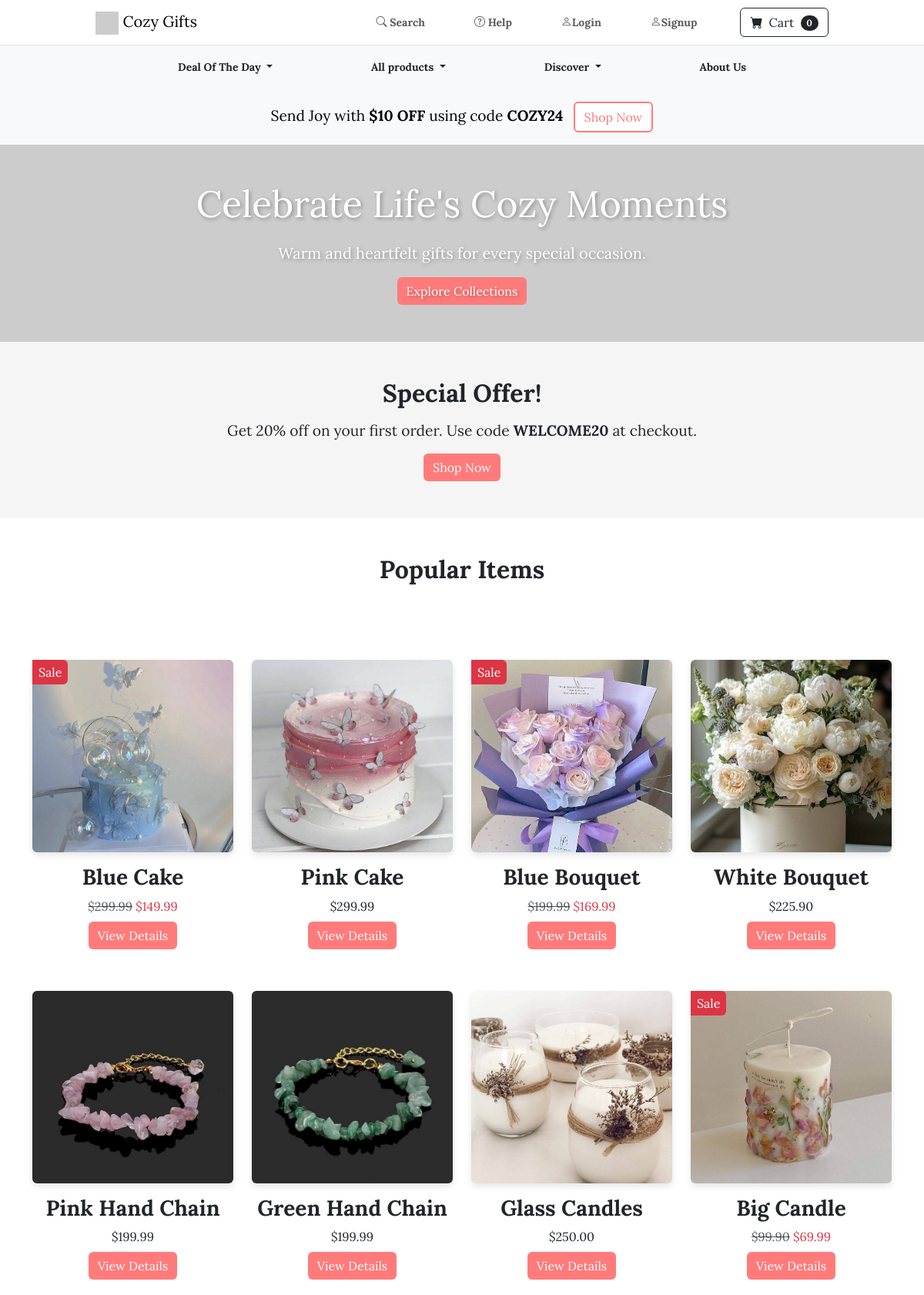
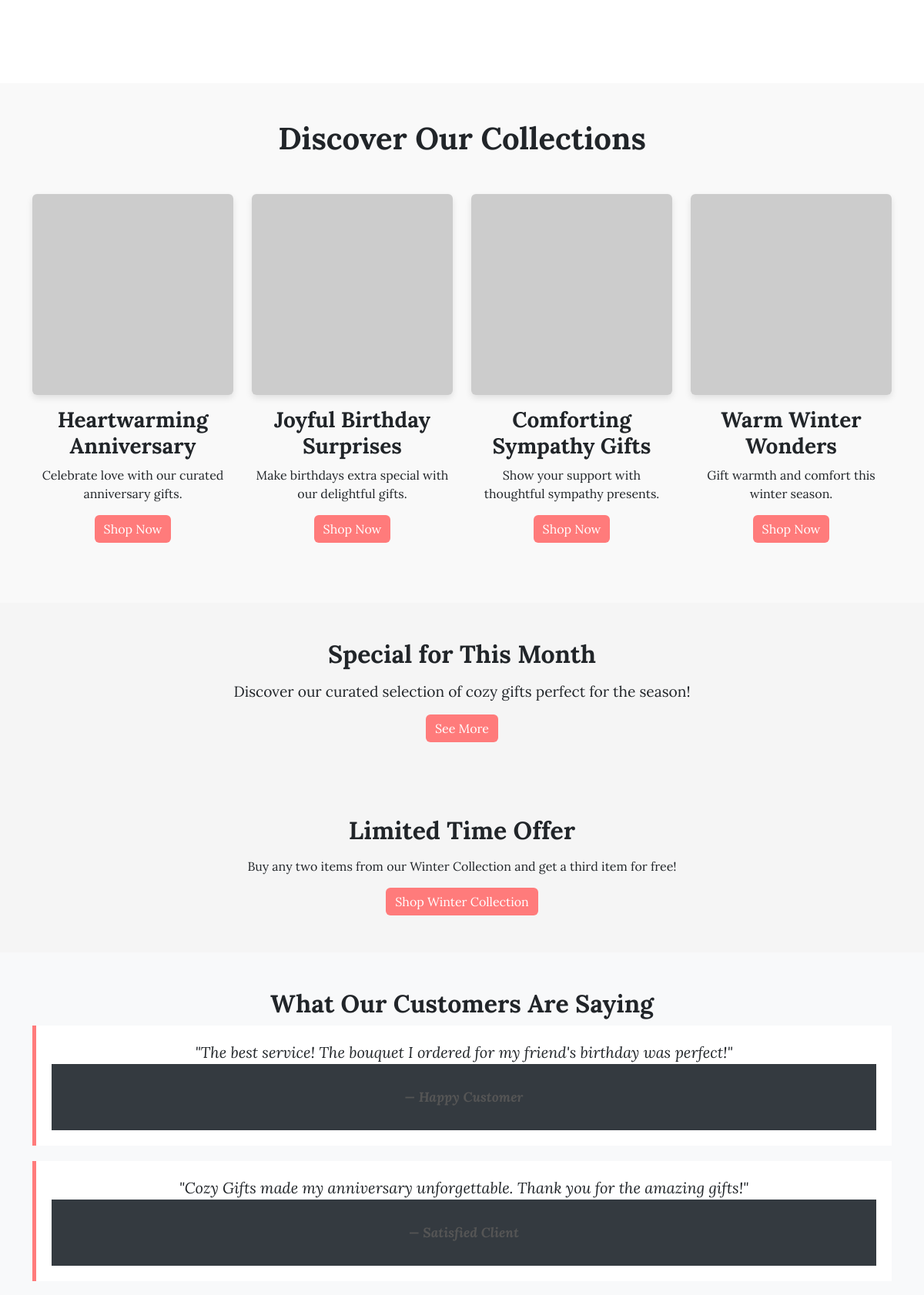
The page / (upper part) on the database its author committed (2 pictures, top to bottom).
### store/models.py (models this page shows, shortened)
class Product(models.Model):
  name = models.CharField(max_length=100)
  price = models.DecimalField(default=0,decimal_places = 2,max_digits = 6)
  category = models.ForeignKey(Category,on_delete = models.CASCADE,default=1)
  description = models.CharField(max_length=250,default='',blank=True,null = True)
  image = models.ImageField(upload_to = 'uploads/product/')
  is_sale = models.BooleanField(default =False)
  sale_price = models.DecimalField(default=0,decimal_places=2,max_digits=6)

### store/views.py (the view)
# urls.py: 2. Add a URL to urlpatterns:  path('', views.home, name='home')
def home(request):
  products = Product.objects.all()
  return render(request,'home.html',{'products':products})

### cart/cart.py (called while the page is built)
  def __len__(self):
    return len(self.cart)

### cart/context_processors.py (called while the page is built)
def cart(request):
  return {'cart':Cart(request)}

### store/templates/home.html (shortened to what this page needs)
{% extends 'base.html' %}
{% block content %}
    <section class="promo-banner bg-light py-3">
        <div class="container text-center">
            <p>Send Joy with <strong>$10 OFF</strong> using code <strong>COZY24</strong>
                <a href="#" class="btn btn-light ms-2">Shop Now</a>
            </p>
        </div>
    </section>
    <section class="hero text-center text-white py-5" style="background: url('https://via.placeholder.com/1200x500') no-repeat center center; background-size: cover;">
        <div class="container">
            <h1 class="display-4">Celebrate Life's Cozy Moments</h1>
            <p class="lead">Warm and heartfelt gifts for every special occasion.</p>
            <a href="#" class="btn btn-primary">Explore Collections</a>
        </div>
    </section>
    <section class="special-offer py-5">
        <div class="container text-center">
            <h2>Special Offer!</h2>
            <p>Get 20% off on your first order. Use code <strong>WELCOME20</strong> at checkout.</p>
            <a href="#" class="btn btn-light">Shop Now</a>
        </div>
    </section>
    <section class="popular-items py-5">
        <div class="container text-center">
            <h2 class="mb-5">Popular Items</h2>
            <div class="row g-4 popular-items image-wrapper position-relative">
                {% for product in products %}
                <div class="col-md-3">
                    <div class="item position-relative">
                        {% if product.is_sale %}
                        <div class="sale-icon position-absolute top-0 start-0 bg-danger text-white px-2 py-1 rounded-end">
                            Sale
                        </div>
                        {% endif %}
                        <img src="{{ product.image.url }}" alt="{{ product.name }}" class="img-fluid rounded">
                        <h3 class="mt-3">{{ product.name }}</h3>
                        {% if product.is_sale %}
                        <span class="text-muted text-decoration-line-through">${{ product.price }}</span>
                        <span class="text-danger">${{ product.sale_price }}</span><br>
                        {% else %}
                        ${{ product.price }}<br>
                        {% endif %}
                        <a href="{% url 'product_detail' product.id %}" class="btn btn-outline-primary mt-2">View Details</a>
                    </div>
                </div>
                {% endfor %}
            </div>
        </div>
    </section>
    <section class="collections py-5">
        <div class="container text-center">
            <h2 class="mb-5">Discover Our Collections</h2>
            <div class="row g-4">
                <div class="col-md-3">
                    <div class="collection">
                        <img src="https://via.placeholder.com/350x350" alt="Heartwarming Anniversary" class="img-fluid rounded">
                        <h3 class="mt-3">Heartwarming Anniversary</h3>
                        <p>Celebrate love with our curated anniversary gifts.</p>
                        <a href="#" class="btn btn-primary">Shop Now</a>
                    </div>
                </div>
                <div class="col-md-3">
                    <div class="collection">
                        <img src="https://via.placeholder.com/350x350" alt="Joyful Birthday Surprises" class="img-fluid rounded">
                        <h3 class="mt-3">Joyful Birthday Surprises</h3>
                        <p>Make birthdays extra special with our delightful gifts.</p>
                        <a href="#" class="btn btn-primary">Shop Now</a>
                    </div>
                </div>
                <div class="col-md-3">
                    <div class="collection">
                        <img src="https://via.placeholder.com/350x350" alt="Comforting Sympathy Gifts" class="img-fluid rounded">
                        <h3 class="mt-3">Comforting Sympathy Gifts</h3>
                        <p>Show your support with thoughtful sympathy presents.</p>
                        <a href="#" class="btn btn-primary">Shop Now</a>
                    </div>
                </div>
                <div class="col-md-3">
                    <div class="collection">
                        <img src="https://via.placeholder.com/350x350" alt="Warm Winter Wonders" class="img-fluid rounded">
                        <h3 class="mt-3">Warm Winter Wonders</h3>
                        <p>Gift warmth and comfort this winter season.</p>
                        <a href="#" class="btn btn-primary">Shop Now</a>
                    </div>
                </div>
            </div>
        </div>
    </section>
    <section class="monthly-special py-5 text-center">
        <div class="container">
            <h2>Special for This Month</h2>
            <p>Discover our curated selection of cozy gifts perfect for the season!</p>
            <a href="#" class="btn btn-light">See More</a>
        </div>
    </section>
    <section class="special-offer-2 py-5">
        <div class="container text-center">
            <h2>Limited Time Offer</h2>
            <p>Buy any two items from our Winter Collection and get a third item for free!</p>
            <a href="#" class="btn btn-primary">Shop Winter Collection</a>
        </div>
    </section>
    <section class="testimonials py-5 bg-light">
        <div class="container text-center">
            <h2>What Our Customers Are Saying</h2>
            <blockquote class="blockquote">
                <p>"The best service! The bouquet I ordered for my friend's birthday was perfect!"</p>
                <footer class="blockquote-footer">Happy Customer</footer>
            </blockquote>
            <blockquote class="blockquote">
                <p>"Cozy Gifts made my anniversary unforgettable. Thank you for the amazing gifts!"</p>
                <footer class="blockquote-footer">Satisfied Client</footer>
            </blockquote>
        </div>
    </section>
{% endblock %}

### static/css/styles.css (style rules this page uses)
body { font-family: 'Lora', serif; background-color: whitesmoke; margin: 0; padding: 0; }
h1, h2, h3 { font-weight: 700; }
a { text-decoration: none; }
.container { max-width: 1140px; }
img { max-width: 100%; height: auto; }
.promo-banner { background-color: #ff7b7b; color: rgb(0, 0, 0); padding: 15px 0; }
.promo-banner p { font-size: 1.2rem; margin: 0; }
.promo-banner .btn { background-color: white; color: #ff7b7b; border: 2px solid #ff7b7b; }
.hero { color: white; text-shadow: 2px 2px 5px rgba(0, 0, 0, 0.3); padding: 120px 0; text-align: center; background-size: cover; background-position: center; }
.hero h1 { font-size: 3rem; margin-bottom: 20px; }
.hero .btn { background-color: #ff7b7b; color: white; border: none; }
.special-offer, .monthly-special, .special-offer-2 { padding: 40px 0; text-align: center; }
.special-offer h2, .monthly-special h2, .special-offer-2 h2 { font-size: 2rem; margin-bottom: 15px; }
.special-offer p, .monthly-special p { font-size: 1.2rem; margin-bottom: 15px; }
.special-offer .btn, .monthly-special .btn, .special-offer-2 .btn { background-color: #ff7b7b; color: white; border: none; }
.popular-items { background-color: #ffffff; padding: 50px 0; }
.popular-items h2 { font-size: 2rem; margin-bottom: 30px; }
.popular-items .item { text-align: center; margin-bottom: 30px; transition: transform 0.3s ease, box-shadow 0.3s ease, background-color 0.3s ease; }
.popular-items .item img { width: 100%; height: 250px; object-fit: cover; border-radius: 8px; box-shadow: 0 4px 8px rgba(0, 0, 0, 0.1); }
.popular-items .btn { background-color: #ff7b7b; color: white; border: none; }
.collections { background-color: #f9f9f9; padding: 50px 0; }
.collections h2 { font-size: 2.5rem; margin-bottom: 30px; }
.collections .collection { text-align: center; margin-bottom: 30px; transition: transform 0.3s ease, box-shadow 0.3s ease, background-color 0.3s ease; }
.collections .collection img { border-radius: 8px; box-shadow: 0 4px 8px rgba(0, 0, 0, 0.1); }
.collections .btn { background-color: #ff7b7b; color: white; border: none; }
.testimonials { background-color: #f1f1f1; padding: 50px 0; }
.testimonials blockquote { background-color: white; border-left: 5px solid #ff7b7b; padding: 20px; margin-bottom: 20px; font-style: italic; }
.testimonials blockquote footer { font-weight: bold; color: #555; }
footer { background-color: #343a40; color: white; padding: 30px 0; }

### rows shown on the page
Product: is_sale "Sale", image (picture), name "Blue Cake", price "299.99", sale_price "149.99"
Product: image (picture), name "Pink Cake", price "299.99"
Product: is_sale "Sale", image (picture), name "Blue Bouquet", price "199.99", sale_price "169.99"
Product: image (picture), name "White Bouquet", price "225.90"
Product: image (picture), name "Pink Hand Chain", price "199.99"
Product: image (picture), name "Green Hand Chain", price "199.99"
Product: image (picture), name "Glass Candles", price "250.00"
Product: is_sale "Sale", image (picture), name "Big Candle", price "99.90", sale_price "69.99"

### other values the page prints
{{ cart|length }} "0"
